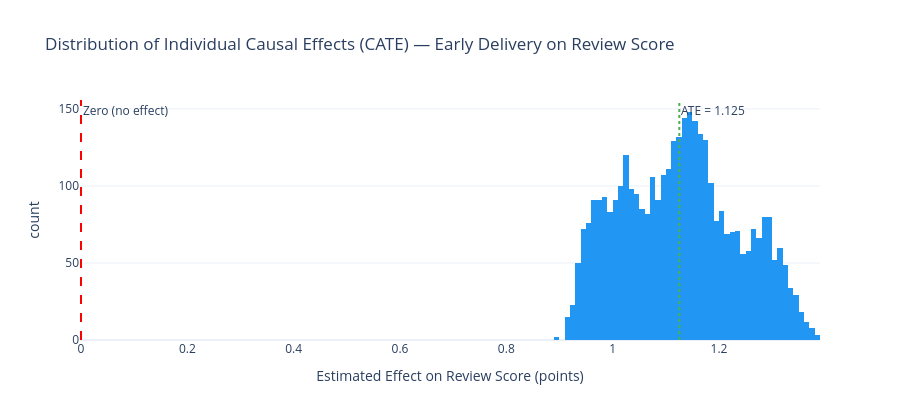

Here is the notebook cell this chart was saved with:
### Code cell
# ── CATE distribution ──────────────────────────────────────────────────────────

effects = model_dml.effect(X_test)
lower, upper = model_dml.effect_interval(X_test, alpha=0.05)

df_effect = pd.DataFrame({
    "CATE":       effects.ravel(),
    "CATE_lower": lower.ravel(),
    "CATE_upper": upper.ravel(),
    "order_id":         id_test["order_id"].values,
    "seller_id":        id_test["seller_id"].values,
    "category_group":   df_test_t["category_group"].values,
    "seller_region":    df_test_t["seller_region"].values,
    "early_delivery":   t_test.values.ravel(),
    "review_score_obs": y_test.values.ravel(),
})

print(f"CATE statistics for {len(df_effect):,} test orders:\n")
print(df_effect["CATE"].describe().round(4))

fig = px.histogram(
    df_effect, x="CATE", nbins=60,
    title="Distribution of Individual Causal Effects (CATE) — Early Delivery on Review Score",
    labels={"CATE": "Estimated Effect on Review Score (points)"},
    color_discrete_sequence=["#2196F3"],
)
fig.add_vline(x=0, line_dash="dash", line_color="red",
              annotation_text="Zero (no effect)")
fig.add_vline(x=df_effect["CATE"].mean(), line_dash="dot", line_color="#4CAF50",
              annotation_text=f"ATE = {df_effect['CATE'].mean():.3f}")
fig.update_layout(template="plotly_white", height=420)
fig.show()

### Figure 1 — Plotly figure (JSON) as saved in the notebook; plotly's stock layout.template omitted (floating-point values rounded to 4 significant figures; data arrays with more than 128 entries replaced by an {"elided": "..."} marker saying what was removed)
{"data": [{"bingroup": "x", "hovertemplate": "Estimated Effect on Review Score (points)=%{x}<br>count=%{y}<extra></extra>", "legendgroup": "", "marker": {"color": "#2196F3", "pattern": {"shape": ""}}, "name": "", "nbinsx": 60, "orientation": "v", "showlegend": false, "x": {"elided": "3791 float values"}, "xaxis": "x", "yaxis": "y", "type": "histogram"}], "layout": {"xaxis": {"anchor": "y", "domain": [0.0, 1.0], "title": {"text": "Estimated Effect on Review Score (points)"}}, "yaxis": {"anchor": "x", "domain": [0.0, 1.0], "title": {"text": "count"}}, "legend": {"tracegroupgap": 0}, "title": {"text": "Distribution of Individual Causal Effects (CATE) — Early Delivery on Review Score"}, "barmode": "relative", "shapes": [{"line": {"color": "red", "dash": "dash"}, "type": "line", "x0": 0, "x1": 0, "xref": "x", "y0": 0, "y1": 1, "yref": "y domain"}, {"line": {"color": "#4CAF50", "dash": "dot"}, "type": "line", "x0": 1.125, "x1": 1.125, "xref": "x", "y0": 0, "y1": 1, "yref": "y domain"}], "annotations": [{"showarrow": false, "text": "Zero (no effect)", "x": 0, "xanchor": "left", "xref": "x", "y": 1, "yanchor": "top", "yref": "y domain"}, {"showarrow": false, "text": "ATE = 1.125", "x": 1.125, "xanchor": "left", "xref": "x", "y": 1, "yanchor": "top", "yref": "y domain"}], "height": 420}}
